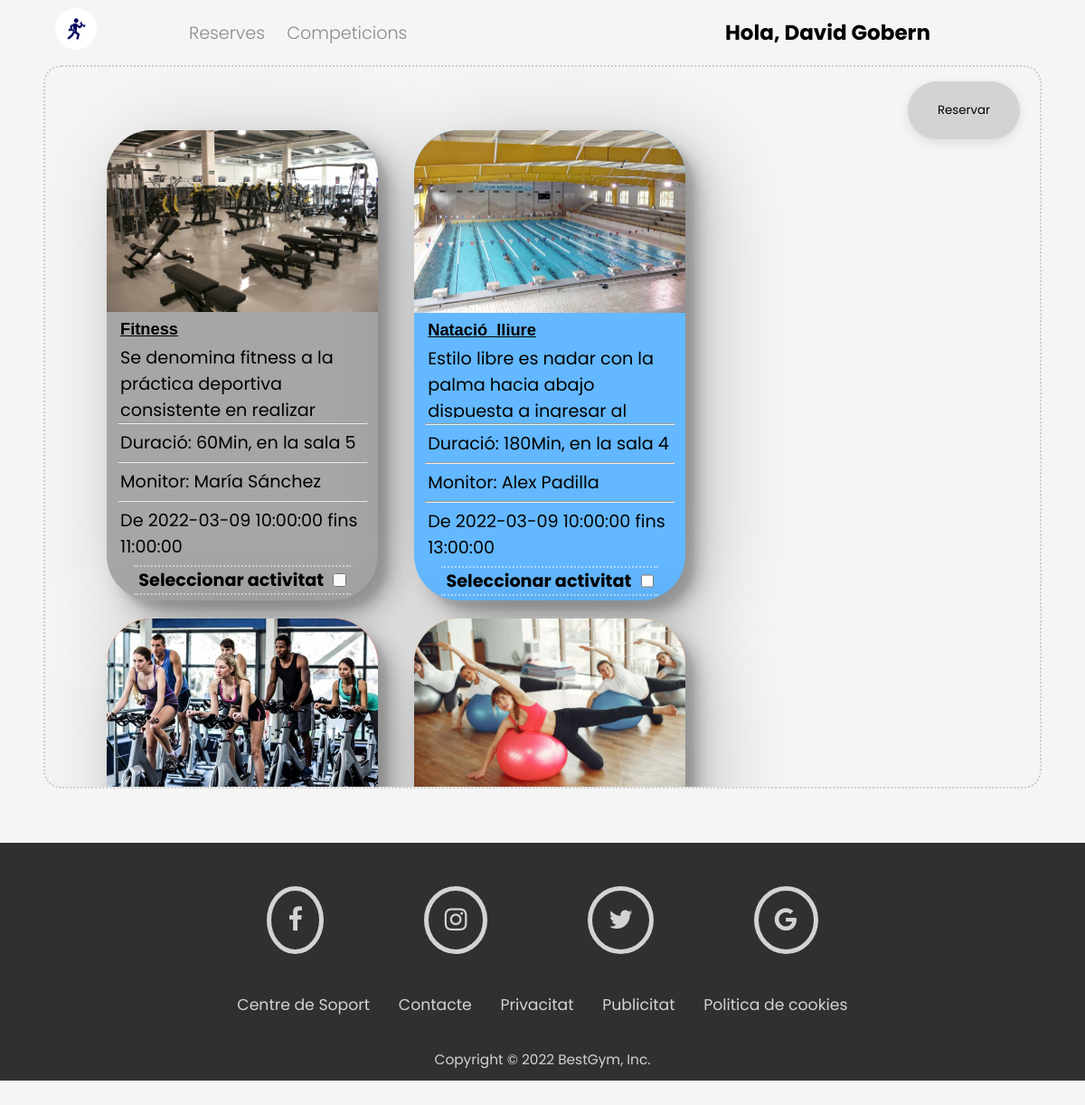
/reserves.php (signed in), run on the app's committed database.
### tables this page shows
CREATE TABLE ACTIVITATS(
NUM_ACTIVITAT INT (4) NOT NULL,
NUM_SALA INT(8) NOT NULL,
NOM_ACT VARCHAR (20) NOT NULL,
DESCRIPCIO VARCHAR (200),
DURADA INT (3),
DIA DATE NOT NULL,
HORA_INICI DATETIME NOT NULL,
HORA_FI TIME,
IMG VARCHAR(50),
PRIMARY KEY (NUM_ACTIVITAT, DIA, HORA_INICI),
FOREIGN KEY (NUM_SALA) REFERENCES SALES(NUM_SALA)
);

CREATE TABLE SALES(
NUM_SALA INT(8) NOT NULL,
DNI_MONITOR VARCHAR(9) NOT NULL,
AFORAMENT INT(8) NOT NULL,
PRIMARY KEY (NUM_SALA),
FOREIGN KEY (DNI_MONITOR) REFERENCES MONITORS(DNI_MONITOR)
);

CREATE TABLE MONITORS(
DNI_MONITOR VARCHAR(9) NOT NULL,
NOM_MONITOR VARCHAR(20) NOT NULL,
COGNOM_MONITOR VARCHAR(50) NOT NULL,
NUM_TEL INT(9),
EMAIL_MONITOR VARCHAR(50),
SOU FLOAT(8,2),
PRIMARY KEY (DNI_MONITOR)
);

### Web/reserves.php (the view, shortened to what this page needs)
<?php
    include "connection_data.php";
    if(isset($_SESSION['DNI'])&& isset($_SESSION['USUARI'])){
?>
<!DOCTYPE html>
<html lang="ca">
    <head>
        <link rel="stylesheet" href="reserves_estil.css">
        <link rel="stylesheet" href="https://cdnjs.cloudflare.com/ajax/libs/font-awesome/4.7.0/css/font-awesome.min.css">
    </head>
    <body>
        <nav id="myHeader">
            <div class="nav_logo">
                <a href="portada.php"><img src="Imatges/logo_small_icon_only.png" alt="logo gimnas" /></a>
            </div>
            <div class="opcio" id="myTopnav">
                <a id="id_reserves">Reserves</a>
                <a href="Competicions.html">Competicions</a>
            </div>
            <div class="Usuari" >
                <h2 onclick="myFunction2()">Hola, <?php echo $_SESSION['NOM']; ?> <?php echo $_SESSION['COGNOM']; ?></h2>
            </div>
        </nav>
        <main>
            <?php
                $sql = "SELECT * FROM ACTIVITATS A, MONITORS M, SALES S WHERE S.DNI_MONITOR=M.DNI_MONITOR AND S.NUM_SALA=A.NUM_SALA AND (NOW() + INTERVAL 1 HOUR)<HORA_INICI AND (NOW() + INTERVAL 24 HOUR)>HORA_INICI  GROUP BY NOM_ACT ORDER BY HORA_INICI, DURADA";
                $result = mysqli_query($db, $sql);
                if (mysqli_num_rows($result) !=0) {
                    ?>
                    <div class="all_main">
                        <form action="reserves.php" method="POST">
                    <?php
                            foreach($result as $row){
                                if($row['NOM_ACT']=='Fitness'){
                                    $color=null;
                                    $color='gris';
                                }elseif($row['NOM_ACT']=='Yoga'){
                                    $color=null;
                                    $color='verd';
                                }elseif($row['NOM_ACT']=='Body_pump'){
                                    $color=null;
                                    $color='groc';
                                }elseif($row['NOM_ACT']=='Pilates'){
                                    $color=null;
                                    $color='taronja';
                                }elseif($row['NOM_ACT']=='Natació_lliure'){
                                    $color=null;
                                    $color='blau';
                                }elseif($row['NOM_ACT']=='Cycling'){
                                    $color=null;
                                    $color='vermell';
                                }
                        $activitats [] = $row['NOM_ACT'];
                        $activitat = $activitats[count($activitats)-1];
                    ?>
                        <section>
                            <div class="<?php echo $color ?>" id="color">
                                <article>
                                    <?php echo "<img src='Imatges/".$row['IMG']."'>" ?>
                                </article>
                                <article>
                                    <h3><?= $row['NOM_ACT']; ?></h3>
                                    <p id="desc"><?= $row['DESCRIPCIO']; ?></p>
                                    <hr />
                                    <p>Duració: <?= $row['DURADA']; ?>Min, en la sala <?= $row['NUM_SALA'];?></p>
                                    <hr />
                                    <p>Monitor: <?= $row['NOM_MONITOR']; ?> <?= $row['COGNOM_MONITOR']; ?></p>
                                    <hr />
                                    <p>De <?= $row['HORA_INICI'] ?> fins <?= $row['HORA_FI']?></p>
                                    <div class="class_check">
                                        <label for="check_reserve">Seleccionar activitat</label>
                                        <input type="checkbox" name="<?= $activitat; ?>" id="check_reserve"/>
                                    </div>
                                </article>
                            </div>
                        </section>
                    <?php
                            }
                    ?>
                            <input type="submit" name="reservar" id="boto_reserva" value="Reservar"/>
                        </form>
                    </div>
            <?php
                }else{
                    $noact = 'No hi han activitats per reservar';
                    echo $noact;
                }
            ?>
        </main>
        <footer>
            <div class="xarxes">
                <a href="#" class="fa fa-facebook"></a>
                <a href="#" class="fa fa-instagram"></a>
                <a href="#" class="fa fa-twitter"></a>
                <a href="#" class="fa fa-google"></a>
            </div>
            <div class="links">
                <a href="#">Centre de Soport</a>
                <br />
                <a href="#">Contacte</a>
                <br />
                <a href="#">Privacitat</a>
                <br />
                <a href="#">Publicitat</a>
                <br />
                <a href="#">Politica de cookies</a>
            </div>
            <div class="under_footer">
                <a>Copyright © 2022 BestGym, Inc.</a>
            </div>
        </footer>
    </body>
</html>
<?php
    }else{
        header("Location: index.php");
        exit();
    }
?>

### Web/reserves_estil.css (style rules this page uses)
* { padding:0; margin:0; font-family: 'Poppins', sans-serif; background-color: #F5F5F5; box-sizing: border-box; }
body { height:100%; font-size: 120%; }
nav { height: 60px; width: 95%; margin: 0.5% 5%; padding: 0.4% 0%; display: flex; align-items: center; }
nav * { background: none; }
nav a { color: #8B8989; transition: 0.3s ease; font-weight: 300; }
.nav_logo { display: flex; width: 4%; }
.nav_logo img { width: 100%; margin:2%; }
.opcio { display: flex; justify-items: center; margin-left:8%; flex-grow: 10; }
.opcio a { margin: 0% 2%; text-decoration: none; float: left; display:block; text-align: center; }
.Usuari { display: flex; justify-items: center; flex-grow: 0; margin-right:15%; cursor:pointer; }
h2 { text-align: right; font-size: 120%; }
main { width:100%; height: 100%; }
.all_main form { border: 2px dotted #ccc; overflow-y:scroll; height: 800px; position: relative; display: flex; flex-wrap: wrap; margin: 0% 4%; padding: 5% 4%; background: none; border-radius: 20px; }
.gris, .gris * { background-color: #A6A6A6; }
.taronja, .taronja * { background-color: #F4A460; }
.blau, .blau * { background-color: #63B8FF; }
.vermell, .vermell * { background-color: #FF6347; }
section { border-radius: 50px; margin: 1% 2%; }
section div#color { border-radius: 50px; width:300px; height:520px; box-shadow: 10.4px 10.4px 4.5px rgba(0, 0, 0, 0.054), 13.4px 13.4px 12.4px rgba(0, 0, 0, 0.121), 15.7px 15.7px 29.8px rgba(0, 0, 0, 0.186), 20px 20px 99px rgba(0, 0, 0, 0.23); }
section div article { border-radius: 50px; }
section article img { margin:0%; width:100%; border-radius: 50px 50px 0px 0px; }
section article h3 { font-size:95%; font-family: 'Arial'; text-decoration: underline; margin: 0 5%; }
section article p { margin: 2% 5%; }
hr { margin: 0 4%; }
section article p#desc { width:90%; height: 80px; overflow-y: scroll; }
#check_reserve { width:6%; }
.class_check { display: flex; justify-content: space-around; font-weight: bold; margin: 0% 10%; border-top: 2px dotted rgba(252, 252, 252, 0.493); border-bottom: 2px dotted rgba(252, 252, 252, 0.493); }
#boto_reserva { position: absolute; display: block; padding: 2% 3%; transition: 0.4s ease; border: none; border-radius: 40px; box-shadow: rgba(0, 0, 0, 0.1) 0px 4px 12px; background-color: #d3d3d3; top:2%; right:2%; }
footer { margin-top:5%; background: #303030; padding: 1% 20%; }
footer * { background: #303030; color: #D3D3D3; }
footer a { text-decoration: none; color: #D3D3D3; }
.xarxes { margin: 5% auto 4% auto; width: auto; display: flex; justify-content: space-around; }
.xarxes a { position: relative; font-size: 150%; text-align: center; border-radius: 50%; padding: 2.5%; transition: 0.3s ease; }
.fa-facebook { border: 5px solid; }
.fa-instagram { border: 5px solid; }
.fa-google { border: 5px solid; }
.fa-twitter { border: 5px solid; }
.links { padding: 2%; margin: 3% 0%; font-size: 90%; display: flex; justify-content: space-around; flex-wrap: wrap; }
.links a { transition: 0.2s ease; }
.under_footer { display: flex; justify-content: center; font-size: 80%; }

### data on the page
activitats: IMG (picture), NOM_ACT "Fitness", DESCRIPCIO "Se denomina fitness a la práctica deportiva consistente en realizar…", DURADA "60", NUM_SALA.NUM_SALA "5", monitors.NOM_MONITOR "María", monitors.COGNOM_MONITOR "Sánchez", HORA_INICI "2022-03-09 10:00:00", HORA_FI "11:00:00"
activitats: IMG (picture), NOM_ACT "Natació_lliure", DESCRIPCIO "Estilo libre es nadar con la palma hacia abajo dispuesta a ingresar al…", DURADA "180", NUM_SALA.NUM_SALA "4", monitors.NOM_MONITOR "Alex", monitors.COGNOM_MONITOR "Padilla", HORA_INICI "2022-03-09 10:00:00", HORA_FI "13:00:00"
activitats: IMG (picture)
activitats: IMG (picture)

### other printed values
$_SESSION['NOM'] "David"
$_SESSION['COGNOM'] "Gobern"
